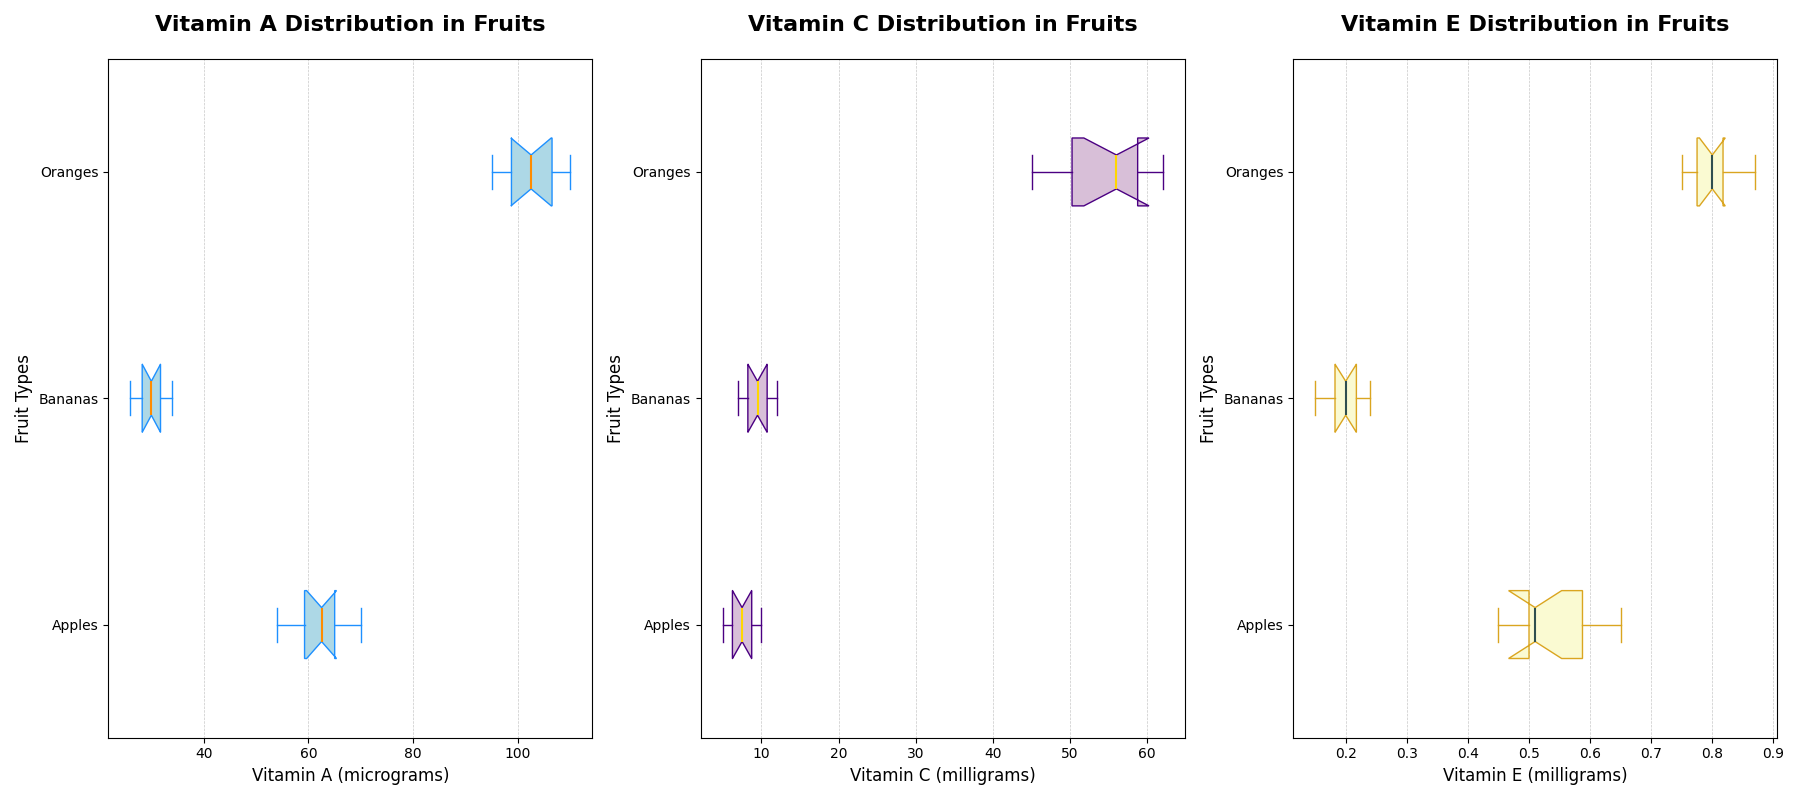

Write the Python code that produced this figure.
import matplotlib.pyplot as plt
import numpy as np

# Data for Vitamin A (in micrograms)
vitamin_a_apples = np.array([54, 60, 63, 65, 59, 70, 65, 62, 55, 66])
vitamin_a_bananas = np.array([30, 28, 32, 31, 29, 33, 27, 26, 34, 30])
vitamin_a_oranges = np.array([98, 102, 110, 95, 105, 107, 103, 109, 101, 98])

# Data for Vitamin C (in milligrams)
vitamin_c_apples = np.array([6, 7, 8, 9, 5, 10, 7, 6, 8, 9])
vitamin_c_bananas = np.array([9, 8, 10, 11, 7, 12, 10, 9, 8, 12])
vitamin_c_oranges = np.array([50, 45, 55, 48, 60, 62, 51, 58, 59, 57])

# Data for Vitamin E (in milligrams)
vitamin_e_apples = np.array([0.5, 0.6, 0.45, 0.5, 0.6, 0.65, 0.55, 0.52, 0.48, 0.50])
vitamin_e_bananas = np.array([0.2, 0.15, 0.18, 0.22, 0.20, 0.19, 0.21, 0.23, 0.24, 0.18])
vitamin_e_oranges = np.array([0.8, 0.75, 0.85, 0.77, 0.80, 0.87, 0.76, 0.82, 0.81, 0.79])

# Aggregate data for box plot
vitamin_data_a = [vitamin_a_apples, vitamin_a_bananas, vitamin_a_oranges]
vitamin_data_c = [vitamin_c_apples, vitamin_c_bananas, vitamin_c_oranges]
vitamin_data_e = [vitamin_e_apples, vitamin_e_bananas, vitamin_e_oranges]

# Labels for fruits
fruit_labels = ['Apples', 'Bananas', 'Oranges']

# Plot setup
fig, axs = plt.subplots(1, 3, figsize=(18, 8))

# First subplot: Vitamin A Distribution
axs[0].boxplot(vitamin_data_a, vert=False, patch_artist=True, labels=fruit_labels, notch=True,
               boxprops=dict(facecolor='deepskyblue', color='dodgerblue'),
               whiskerprops=dict(color='dodgerblue'),
               capprops=dict(color='dodgerblue'),
               medianprops=dict(color='darkorange', linewidth=1.5))
for patch in axs[0].patches:
    patch.set_facecolor('lightblue')
axs[0].set_title('Vitamin A Distribution in Fruits', fontsize=16, weight='bold', pad=20)
axs[0].set_xlabel('Vitamin A (micrograms)', fontsize=12)
axs[0].set_ylabel('Fruit Types', fontsize=12)
axs[0].grid(True, linestyle='--', linewidth=0.5, alpha=0.7, axis='x')

# Second subplot: Vitamin C Distribution
axs[1].boxplot(vitamin_data_c, vert=False, patch_artist=True, labels=fruit_labels, notch=True,
               boxprops=dict(facecolor='mediumpurple', color='indigo'),
               whiskerprops=dict(color='indigo'),
               capprops=dict(color='indigo'),
               medianprops=dict(color='gold', linewidth=1.5))
for patch in axs[1].patches:
    patch.set_facecolor('thistle')
axs[1].set_title('Vitamin C Distribution in Fruits', fontsize=16, weight='bold', pad=20)
axs[1].set_xlabel('Vitamin C (milligrams)', fontsize=12)
axs[1].set_ylabel('Fruit Types', fontsize=12)
axs[1].grid(True, linestyle='--', linewidth=0.5, alpha=0.7, axis='x')

# Third subplot: Vitamin E Distribution
axs[2].boxplot(vitamin_data_e, vert=False, patch_artist=True, labels=fruit_labels, notch=True,
               boxprops=dict(facecolor='darkgoldenrod', color='goldenrod'),
               whiskerprops=dict(color='goldenrod'),
               capprops=dict(color='goldenrod'),
               medianprops=dict(color='darkslategray', linewidth=1.5))
for patch in axs[2].patches:
    patch.set_facecolor('lightgoldenrodyellow')
axs[2].set_title('Vitamin E Distribution in Fruits', fontsize=16, weight='bold', pad=20)
axs[2].set_xlabel('Vitamin E (milligrams)', fontsize=12)
axs[2].set_ylabel('Fruit Types', fontsize=12)
axs[2].grid(True, linestyle='--', linewidth=0.5, alpha=0.7, axis='x')

# Adjust layout for a better fit
plt.tight_layout()

# Show plot
plt.show()
